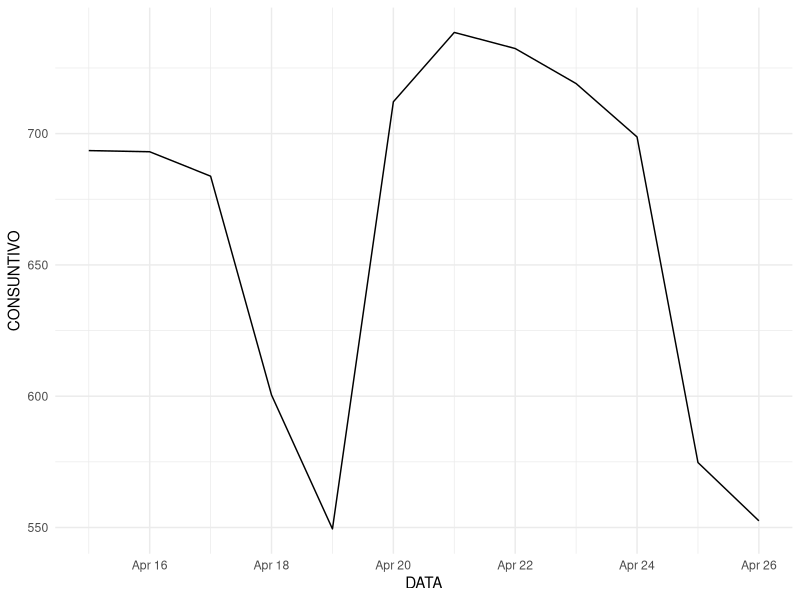

Write R code to recreate this figure.
library(lubridate)
library(dplyr)
library(ggplot2)
library(pracma)
library(zoo)
library(readxl)

data <- read.csv("export_aprile.csv")
data <- rbind(data, read.csv("export_extra.csv"))

istat_pi <- read_excel("istat/istat_indice_prod_indus.xlsx")
istat_pi$month <- paste0(istat_pi$anno, "-", istat_pi$mese)

daily <- data %>% 
  filter(ORA == "Totale:") %>% 
  mutate(CONSUNTIVO = as.numeric(gsub(",", "", CONSUNTIVO))/1000, 
         PREVISIONE = as.numeric(gsub(",", "", PREVISIONE))/1000, 
         DATA = dmy(DATA), 
         Q = quarter(DATA, with_year = TRUE, fiscal_start = 1), 
         month = paste0(year(DATA), "-", month(DATA))) %>% 
  arrange(DATA) %>% 
  filter(DATA > dmy("31/03/2020"), DATA < dmy("1/05/2020"))


ggplot() + 
  geom_line(data=daily, aes(DATA, CONSUNTIVO))+ 
  theme_minimal()

monthly <- daily %>% 
  group_by(month) %>% 
  summarise(consumi = sum(CONSUNTIVO, na.rm=TRUE)) %>% 
  left_join(istat_pi) %>% 
  arrange(anno, mese)
